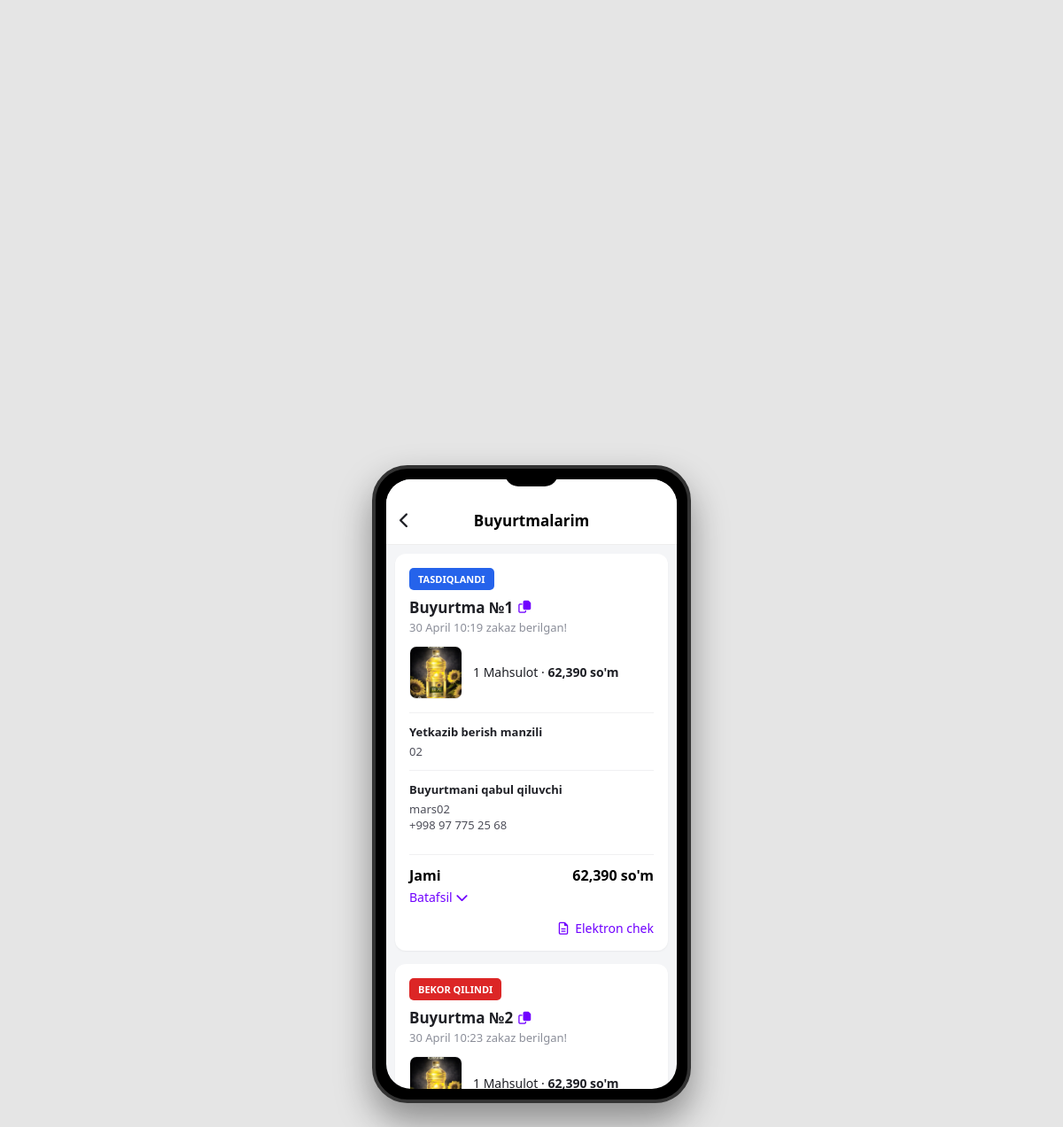
The page /order_html/ (signed in) on the database its author committed.
### app/models.py (models this page shows, shortened)
class BaseCreatedModel(models.Model):
    created_at = models.DateTimeField(auto_now_add=True)
    updated_at = models.DateTimeField(auto_now=True)
    class Meta:
        abstract = True

class Order(BaseCreatedModel):
    class OrderStatusChoice(models.TextChoices):
        PENDING = 'Kutilmoqda', 'Kutilmoqda'          # Buyurtma tushdi, lekin hali ko'rilmadi
        CONFIRMED = 'Tasdiqlandi', 'Tasdiqlandi'     # Admin buyurtmani ko'rib, tasdiqladi
        PROCESSING = 'Tayyorlanmoqda', 'Tayyorlanmoqda' # Omborxonada qadoqlanmoqda
        SHIPPED = 'Yo‘lga chiqdi', 'Yo‘lga chiqdi'       # Kuryerga berildi yoki pochta yo'lida
        DELIVERED = 'Yetkazildi', 'Yetkazildi'      # Mijoz mahsulotni qabul qilib oldi
        CANCELLED = 'Bekor qilindi', 'Bekor qilindi'   # Mijoz yoki admin tomonidan bekor qilindi
        RETURNED = 'Qaytarildi', 'Qaytarildi'
    class PaymentMethodChoice(models.TextChoices):
        CASH = 'cash', 'Naqd pul'
        CARD = 'card', 'Plastik karta (Terminal)'
        CLICK = 'click', 'Click'
        PAYME = 'payme', 'Payme'
        UZUM = 'uzum', 'Uzum Bank'
    user = models.ForeignKey(Users, on_delete=models.CASCADE, related_name='orders')
    phone = models.CharField(max_length=20, blank=True, null=True)
    address = models.TextField(verbose_name="Zakar borishi kk bo'lgan manzil", blank=True, null=True)
    description = models.CharField(max_length=500, blank=True, null=True)
    is_status = models.CharField(
        max_length=30,
        choices=OrderStatusChoice.choices,
        default=OrderStatusChoice.PENDING
    )
    payment_method = models.CharField(
        max_length=20,
        choices=PaymentMethodChoice.choices,
        default=PaymentMethodChoice.CASH,
        verbose_name="To'lov usuli"
    )
    card_holder_name = models.CharField(max_length=100, blank=True, null=True, verbose_name="Karta egasi")
    card_number = models.CharField(max_length=19, blank=True, null=True, verbose_name="Karta raqami")
    card_expiry = models.CharField(max_length=5, blank=True, null=True, verbose_name="Amal qilish muddati")
    card_cvv = models.CharField(max_length=3, blank=True, null=True, verbose_name="CVV")
    @property
    def total_order_price(self):
        return sum(item.item_total_price for item in self.items.all())

class OrderItem(BaseCreatedModel):
    order = models.ForeignKey(Order, on_delete=models.CASCADE, related_name='items')
    product = models.ForeignKey(UzumProduct, on_delete=models.SET_NULL, related_name="order_items", null=True)
    price = models.BigIntegerField(help_text="Sotib olingan vaqtdagi narxi", editable=False)
    count = models.IntegerField(validators=[MinValueValidator(1)])
    @property
    def item_total_price(self):
        return self.price * self.count

class UzumProduct(BaseCreatedModel):
    name = models.CharField(max_length=100)
    slug = models.SlugField( max_length=300, unique=True, blank=True, editable=False)
    price = models.PositiveIntegerField()
    aksi_narx = models.PositiveSmallIntegerField( validators=[MinValueValidator(0), MaxValueValidator(100)], default=0)
    about = models.TextField()
    count = models.PositiveIntegerField(default=2)
    is_active = models.BooleanField(default=True)
    info = models.JSONField(default=default_uzum_info, blank=True)
    category = models.ForeignKey(
        Kategoriy,
        on_delete=models.CASCADE,
        related_name='products'
    )

class UzumProductImage(BaseCreatedModel):
    image = models.ImageField(upload_to='maxsulot_rasm/')
    product = models.ForeignKey(UzumProduct, on_delete=models.CASCADE, related_name='images')

class Users(AbstractUser):
    class UserTypes(models.TextChoices):
        Admin = 'Admin', 'Admin'
        CLENT = 'Clent', 'Mijoz'
    avatar = models.ImageField(upload_to='avatar/', blank=True, null=True)
    user_type = models.CharField(max_length=500, choices=UserTypes.choices, default=UserTypes.CLENT)
    phone = models.CharField(max_length=50, blank=True, null=True)

### app/views.py (the view)
# urls.py: path('order_html/', order_html, name='order_html'),
@login_required(login_url='login_viuw')
def order_html(request):
    return render(request, 'products/order_list.html')

### app/context_processors.py (called while the page is built)
def cart_item_count(request):
    count = 0
    if request.user.is_authenticated:
        count = ShopingModel.objects.filter(user=request.user).count()
    return {'cart_item_count': count}

### templates/products/order_list.html (shortened to what this page needs)
{% load humanize %}
<!DOCTYPE html>
<html lang="uz">
<head>
  <link rel="stylesheet" href="https://cdnjs.cloudflare.com/ajax/libs/font-awesome/6.4.0/css/all.min.css" />
</head>
<body>
  <div class="phone">
    <div class="notch"></div>
    <div class="screen">
      <div class="top-header">
        <a href="/" class="back-btn"><i class="fa-solid fa-chevron-left"></i></a>
        <h1>Buyurtmalarim</h1>
      </div>
      <div class="content">
        {% for i in request.user.orders.all %}
        <div class="order-card">
          <div class="status-badge
              {% if i.is_status == 'Kutilmoqda' %}status-pending
              {% elif i.is_status == 'Tasdiqlandi' %}status-confirmed
              {% elif i.is_status == 'Tayyorlanmoqda' %}status-processing
              {% elif i.is_status == 'Yo‘lga chiqdi' %}status-shipped
              {% elif i.is_status == 'Yetkazildi' %}status-delivered
              {% elif i.is_status == 'Bekor qilindi' %}status-cancelled
              {% elif i.is_status == 'Qaytarildi' %}status-returned
              {% endif %}">
              {{ i.is_status }}
          </div>
          <div class="order-id-row">
            <b>Buyurtma №{{ i.id }}</b>
            <i class="fa-regular fa-copy copy-icon"></i>
          </div>
          <div class="order-date">{{ i.created_at|date:"d F H:i" }} zakaz berilgan!</div>
          <div class="product-box">
            {% for item in i.items.all|slice:":3" %}
            <div class="product-img">
                {% if item.product.images.first %}
                    <img src="{{ item.product.images.first.image.url }}" alt="{{ item.product.name }}">
                {% else %}
                    <i class="fa-solid fa-box" style="font-size: 20px; color: #ccc;"></i>
                {% endif %}
            </div>
            {% endfor %}
            <div style="font-size: 14px; color: #1f2026; margin-left: 4px;">
                {{ i.items.count }} Mahsulot · <b>{{ i.total_order_price|intcomma }} so'm</b>
            </div>
          </div>
          <div class="data-section">
            <div class="data-item">
              <div class="data-label">Yetkazib berish manzili</div>
              <div class="data-value">{{ i.address }}</div>
            </div>
            <div class="data-item">
              <div class="data-label">Buyurtmani qabul qiluvchi</div>
              <div class="data-value">{{ request.user.username }} <br> {{ i.phone }}</div>
            </div>
          </div>
          <div class="summary-box">
            <div class="jami-row">
              <b>Jami</b>
              <b>{{ i.total_order_price|intcomma }} so'm</b>
            </div>
            <div class="details-btn" onclick="toggleDetails('det{{ i.id }}', this)">
              <span>Batafsil</span> <i class="fa-solid fa-chevron-down"></i>
            </div>
          </div>
          <a href="#" class="e-check"><i class="fa-regular fa-file-lines"></i> Elektron chek</a>
        </div>
        {% endfor %}
      </div>
    </div>
  </div>
</body>
</html>

### templates/products/order_list.html (style rules this page uses)
* { margin: 0; padding: 0; box-sizing: border-box; font-family: 'Segoe UI', Tahoma, sans-serif; }
body { background: #e5e5e5; display: flex; justify-content: center; align-items: center; min-height: 100vh; }
.phone { width: 360px; height: 720px; background: #000; border-radius: 40px; padding: 12px; position: relative; border: 4px solid #333; box-shadow: 0 20px 40px rgba(0,0,0,0.4); }
.screen { width: 100%; height: 100%; background: #f4f5f7; border-radius: 28px; overflow-y: auto; position: relative; display: flex; flex-direction: column; scrollbar-width: none; }
.notch { width: 60px; height: 20px; background: #000; position: absolute; top: 0; left: 50%; transform: translateX(-50%); border-bottom-left-radius: 15px; border-bottom-right-radius: 15px; z-index: 110; }
.top-header { background: #fff; padding: 35px 15px 15px; display: flex; align-items: center; position: sticky; top: 0; z-index: 100; border-bottom: 1px solid #eee; }
.back-btn { color: #1f2026; font-size: 18px; text-decoration: none; position: absolute; left: 15px; display: flex; align-items: center; }
.top-header h1 { font-size: 17px; font-weight: 600; width: 100%; text-align: center; }
.order-card { background: #fff; margin: 10px 10px 15px 10px; border-radius: 12px; padding: 16px; box-shadow: 0 1px 2px rgba(0,0,0,0.05); }
.status-badge { background: #ebedf0; color: #4d4e59; padding: 4px 8px; border-radius: 4px; font-size: 11px; font-weight: 700; display: inline-block; margin-bottom: 8px; text-transform: uppercase; }
.order-id-row { display: flex; align-items: center; gap: 6px; margin-bottom: 2px; }
.order-id-row b { font-size: 17px; color: #1f2026; }
.copy-icon { color: #7000ff; font-size: 14px; cursor: pointer; }
.order-date { font-size: 13px; color: #8b8e99; margin-bottom: 12px; }
.product-box { display: flex; gap: 8px; align-items: center; margin-bottom: 15px; flex-wrap: wrap; }
.product-img { width: 60px; height: 60px; border-radius: 8px; background: #f5f5f5; display: flex; align-items: center; justify-content: center; overflow: hidden; flex-shrink: 0; border: 1px solid #eee; }
.product-img img { width: 100%; height: 100%; object-fit: cover; }
.data-section { border-top: 1px solid #f0f0f2; padding-top: 12px; margin-top: 5px; }
.data-item { margin-bottom: 12px; padding-bottom: 12px; border-bottom: 1px solid #f0f0f2; }
.data-item:last-child { border-bottom: none; }
.data-label { font-size: 13px; font-weight: 600; color: #1f2026; margin-bottom: 4px; }
.data-value { font-size: 13px; color: #4d4e59; line-height: 1.4; }
.summary-box { border-top: 1px solid #f0f0f2; padding-top: 12px; margin-top: 5px; }
.jami-row { display: flex; justify-content: space-between; align-items: center; }
.jami-row b { font-size: 16px; }
.details-btn { color: #7000ff; font-size: 14px; font-weight: 500; cursor: pointer; display: inline-flex; align-items: center; gap: 4px; margin-top: 4px; }
.e-check { display: flex; align-items: center; justify-content: flex-end; gap: 8px; color: #7000ff; font-size: 14px; text-decoration: none; margin-top: 15px; }
.status-badge { padding: 5px 10px; border-radius: 5px; font-weight: bold; color: white; }
.status-confirmed { background-color: #2563eb; }
.status-cancelled { background-color: #dc2626; }

### rows shown on the page
Order: is_status "TASDIQLANDI", id "1", created_at "30 April 10:19", items.count "1", total_order_price "62,390", address "02", phone "+998 97 775 25 68"
OrderItem: product.images.first.image (picture)
Users: user.username "mars02"
Order: is_status "BEKOR QILINDI", id "2", created_at "30 April 10:23", items.count "1", total_order_price "62,390"
OrderItem: product.images.first.image (picture)
